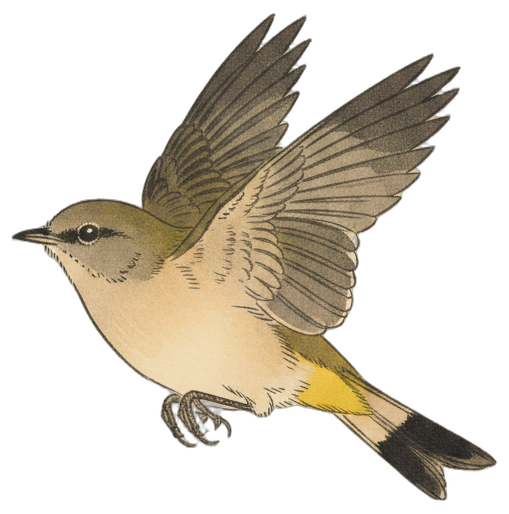
#> input picture avian/assets/illustrations/acanthiza-chrysorrhoa-2.png, 509 x 514 px; its folder holds 3 pictures in this run
$ python build_masks.py
#> lines starting #> are read from the running program, lines starting #| are printed output that depends on the picture
#!/usr/bin/env python3
"""AvianVisitors - rebuild the collage silhouette masks from the cutouts.

Step 3 of the illustration pipeline (after pregen.py and cutout.py).

The collage packs birds by their actual silhouette, not bounding boxes,
so the frontend ships a tiny 1-bit mask per illustration inlined in
apt.js. This reads every cutout in avian/assets/illustrations/ and
rewrites the DIMS and MASKS tables in homeassistant/www/masks.js:

    DIMS[slug]  = [w, h]  aspect, scaled so the long side is 560
    MASKS[slug] = {w, h, bits}  silhouette downscaled to <=93px, 1-bit
                  packed MSB-first row-major, base64. A bit is 1 where
                  the cutout is opaque (alpha > 127). This is exactly
                  what loadMask() in apt.js decodes.

Run after changing the illustration set, then bump SKETCH_VERSION and
IMG_VERSION in apt.js so browsers drop their cached copies.

Usage:
    python3 build_masks.py            # rewrite apt.js in place
    python3 build_masks.py --check    # report only, don't write
"""
from __future__ import annotations
import argparse
import base64
import json
import re
import sys
from pathlib import Path

DIM_MAX = 560   # long side of the stored aspect
MASK_MAX = 93   # long side of the stored silhouette
ALPHA_ON = 127  # opaque above this -> silhouette bit set


def build_tables(illus_dir: Path):
    """Return (dims, masks) dicts keyed by slug, in sorted order."""
    from PIL import Image
    dims, masks = {}, {}
    pngs = sorted(p for p in illus_dir.glob("*.png")
                  if re.fullmatch(r"[a-z0-9]+(?:-[a-z0-9]+)*", p.stem))
    for p in pngs:
        slug = p.stem
        im = Image.open(p).convert("RGBA")
#> im is the input picture: PIL image 509x514 RGBA; mean R, G, B, A 57.2, 50.2, 38.1, 94.7
        w, h = im.size
#> w = 509; h = 514
        scale = DIM_MAX / max(w, h)
#> scale = 1.09
        dims[slug] = [round(w * scale), round(h * scale)]

        ms = MASK_MAX / max(w, h)
#> ms = 0.181
        mw, mh = max(1, round(w * ms)), max(1, round(h * ms))
#> mw = 92; mh = 93
        alpha = im.getchannel("A").resize((mw, mh), Image.LANCZOS)
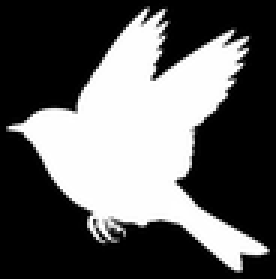
#> alpha: PIL image 92x93 L (shown 3 times larger); min 0, max 255, mean 94.8
        px = alpha.load()
        bits = bytearray((mw * mh + 7) // 8)
        for y in range(mh):
            for x in range(mw):
                if px[x, y] > ALPHA_ON:
                    i = y * mw + x
                    bits[i >> 3] |= 1 << (7 - (i & 7))
        masks[slug] = {"w": mw, "h": mh, "bits": base64.b64encode(bytes(bits)).decode()}
#> pass 2 of the loop in build_tables, `for p in pngs:`:
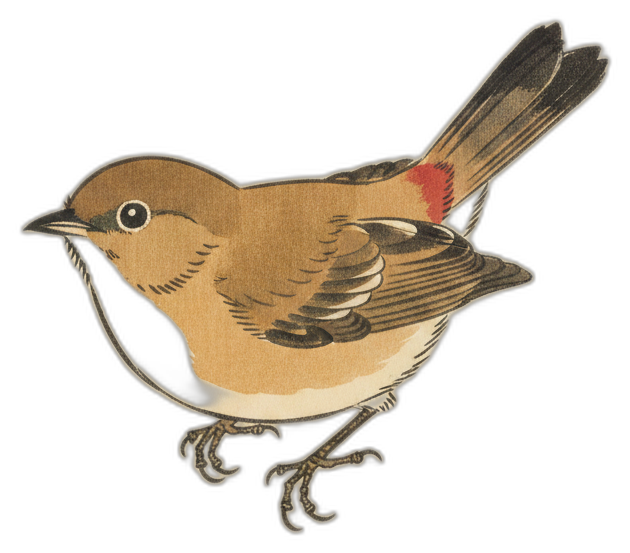
#> input picture avian/assets/illustrations/acanthiza-reguloides.png, 630 x 553 px
#> in build_tables, im is the input picture: PIL image 630x553 RGBA; mean R, G, B, A 48.2, 39.1, 27.3, 75.6
#> in build_tables, `alpha = im.getchannel("A").resize((mw, mh), Image.LANCZOS)`:
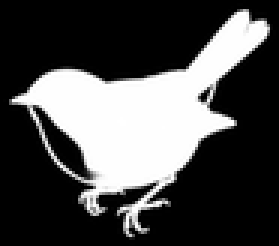
#> alpha: PIL image 93x82 L (shown 3 times larger); min 0, max 255, mean 75.7
#> pass 3 of the loop in build_tables, `for p in pngs:`:
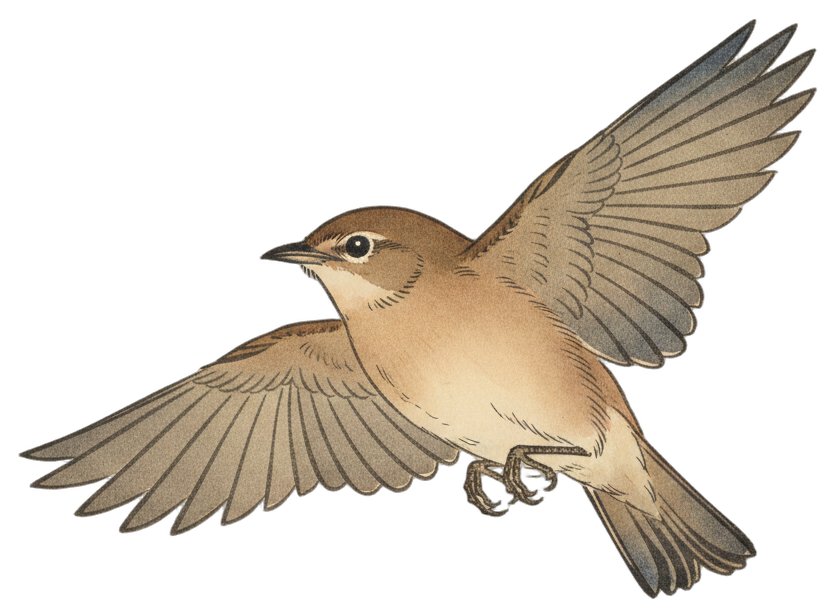
#> input picture avian/assets/illustrations/acrocephalus-dumetorum-2.png, 836 x 616 px
#> in build_tables, im is the input picture: PIL image 836x616 RGBA; mean R, G, B, A 55.5, 48.2, 38.4, 87.1
#> in build_tables, `alpha = im.getchannel("A").resize((mw, mh), Image.LANCZOS)`:
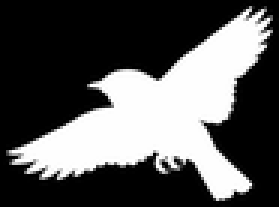
#> alpha: PIL image 93x69 L (shown 3 times larger); min 0, max 255, mean 87.2
    return dims, masks


def replace_decl(src: str, name: str, value: str) -> str:
    """Replace `var <name> = {...};` (single line) with the new value.
    Tolerates any leading indentation (masks.js declares at column 0; the
    older inlined-in-apt.js form was indented two spaces) and preserves
    whatever indentation it finds."""
    pat = re.compile(r"^([ \t]*)var " + name + r" = \{.*?\};", re.MULTILINE)
    new, n = pat.subn(lambda m: f"{m.group(1)}var {name} = {value};", src, count=1)
    if n != 1:
        raise SystemExit(f"error: could not find `var {name} = {{...}};` in the masks file")
    return new


def main() -> int:
    here = Path(__file__).resolve().parents[1]
    ap = argparse.ArgumentParser(description=__doc__,
                                 formatter_class=argparse.RawDescriptionHelpFormatter)
    ap.add_argument("--illustrations", type=Path, default=here / "assets" / "illustrations",
                    help="Cutout directory (default: avian/assets/illustrations/)")
    ap.add_argument("--apt", type=Path, default=here.parent / "homeassistant" / "www" / "masks.js",
                    help="Generated mask-table file to rewrite (default: homeassistant/www/masks.js)")
    ap.add_argument("--check", action="store_true",
                    help="Report counts and don't write apt.js")
    args = ap.parse_args()

    dims, masks = build_tables(args.illustrations)
    perched = sum(1 for k in dims if not k.endswith("-2"))
#> perched = 1
    flight = sum(1 for k in dims if k.endswith("-2"))
#> flight = 2
    print(f"built {len(dims)} masks ({perched} perched + {flight} flight) "
          f"from {args.illustrations}")
#| built 3 masks (1 perched + 2 flight) from avian/assets/illustrations
    if not dims:
        print("error: no cutouts found", file=sys.stderr)
        return 1

    dims_json = json.dumps(dims, separators=(",", ":"))
    masks_json = json.dumps(masks, separators=(",", ":"))

    if args.check:
        src = args.apt.read_text()
        cur = json.loads(re.search(r"var DIMS = (\{.*?\});", src).group(1))
        added = sorted(set(dims) - set(cur))
        removed = sorted(set(cur) - set(dims))
        print(f"apt.js currently has {len(cur)} entries; "
              f"+{len(added)} new, -{len(removed)} removed")
        if added:
            print("  new:", ", ".join(added[:8]) + (" ..." if len(added) > 8 else ""))
        if removed:
            print("  gone:", ", ".join(removed[:8]) + (" ..." if len(removed) > 8 else ""))
        return 0

#> (the run stopped early here; a loop or call above may not have finished)
